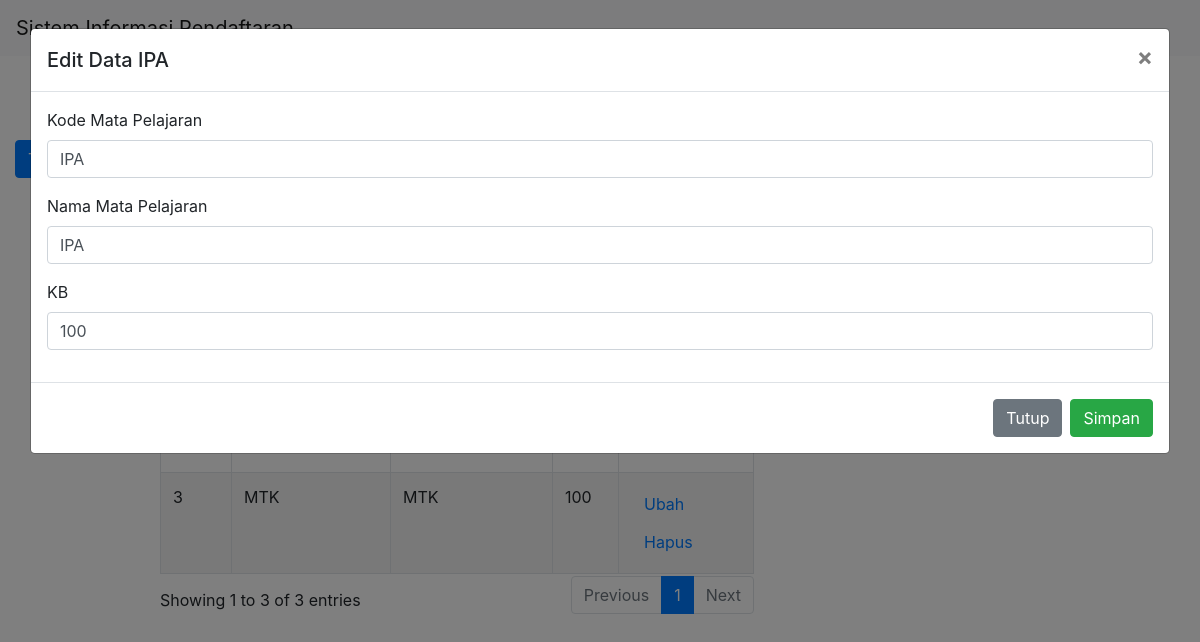
The page /formpendaftaran/?noPendaftaran=IPA on the database its author committed.
### tables this page shows
CREATE TABLE `mata_pelajaran` (
  `kode_matpel` varchar(10) NOT NULL,
  `nama_matpel` varchar(30) DEFAULT NULL,
  `kb` int(11) DEFAULT NULL
);

### application/controllers/FormPendaftaran.php (called while the page is built, shortened)
<?php
class FormPendaftaran extends CI_Controller{
	function __construct(){
		$this->load->model('MFormPendaftaran');
		$this->load->helper('url');
	}
	function index(){
		$data['data'] = $this->MFormPendaftaran->getAll()->result();
		$this->load->view('header');
		$this->load->view('matpel_home', $data);
		$this->load->view('footer');
	}
}

### index.php (called while the page is built, shortened)
<?php
require_once BASEPATH.'core/CodeIgniter.php';

### application/models/MFormPendaftaran.php (called while the page is built, shortened)
<?php
class MFormPendaftaran extends CI_Model{
	function getAll(){
		return $this->db->get('mata_pelajaran');
	}
	public function getSearch($key){
		$this->db->select('*');
		$this->db->from('mata_pelajaran');
		$this->db->where('kode_matpel', $key);
		return $this->db->get()->result();
	}
}

### application/views/matpel_home.php (the view, shortened to what this page needs)
<div class="container-fluid">
	<form target="_blank" method="GET" action="<?php echo base_url(). 'formpendaftaran/report'; ?>">
		<div class="row" style="margin-top: 10px">
			<div class="col-2" style="margin: 0; max-width: 160px;">
				<button type="button" class="btn btn-primary" data-toggle="modal" data-target="#exampleModal">Tambah Data</button>
		</div>
	</form>
	<div class="row" style="margin-top: 10px">
		<div class="col-sm">
			<table id="example" class="table table-striped table-bordered" style="width:100%; margin-top: 10px">
		        <thead>
		            <tr>
						<th>No. </th>
		                <th>Kode Mata Pelajaran</th>
		                <th>Nama Mata Pelajaran</th>
		                <th>KB</th>
		            </tr>
		        </thead>
		        <tbody>
		        	<?php
						$no = 1;
						foreach($data as $u){
					?>
			            <tr>
			                <td><?=$no++?></td>
			                <td><?=$u->kode_matpel?></td>
			                <td><?=$u->nama_matpel?></td>
			                <td><?=$u->kb?></td>
			                <td>
			                	<a href="<?php echo base_url(). 'formpendaftaran/?noPendaftaran='.$u->kode_matpel; ?>" class="btn btn-link">Ubah</a>
			                	<button onclick="confirmDelete('<?=$u->kode_matpel?>')" class="btn btn-link" data-toggle="modal" data-target="#staticBackdrop">Hapus</button>
			                </td>
			            </tr>
		            <?php
						}
					?>
		        </tbody>
		    </table>
		</div>
	</div>
	<?php
		$titleModal = "Tambah Data";
		if($this->input->get('noPendaftaran') != ""){
			$titleModal = "Edit Data ".$this->input->get('noPendaftaran');
			$data = $this->MFormPendaftaran->getSearch($this->input->get('noPendaftaran'));
		}else{
			$data[0]->kode_matpel = "";
			$data[0]->nama_matpel = "";
			$data[0]->kb = "";
		}
	?>
	<form action="<?php echo base_url(). 'formpendaftaran/save'; ?>" method="post">
		<div class="modal fade" id="exampleModal" tabindex="-1" aria-labelledby="exampleModalLabel" aria-hidden="true">
		  <div class="modal-dialog modal-dialog-scrollable modal-xl">
		    <div class="modal-content">
		      <div class="modal-header">
		        <h5 class="modal-title" id="exampleModalLabel"><?=$titleModal?></h5>
		        <button type="button" class="close" data-dismiss="modal" aria-label="Close">
		          <span aria-hidden="true">&times;</span>
		        </button>
		      </div>
		      <div class="modal-body">
		      		<div class="row">
		      			<div class="col-sm">
			      			<div class="form-group">
							    <label for="kode_matpel">Kode Mata Pelajaran</label>
							    <input type="text" class="form-control" id="kode_matpel" name="kode_matpel" value="<?=$data[0]->kode_matpel?>">
							</div>
							<div class="form-group">
							    <label for="nama_matpel">Nama Mata Pelajaran</label>
							    <input type="text" class="form-control" id="nama_matpel" name="nama_matpel" value="<?=$data[0]->nama_matpel?>">
							</div>
							<div class="form-group">
							    <label for="kb">KB</label>
							    <input type="text" class="form-control" id="kb" name="kb" value="<?=$data[0]->kb?>">
							</div>
		      			</div>
		      		</div>
			  </div>
		      <div class="modal-footer">
		        <button type="button" class="btn btn-secondary" data-dismiss="modal">Tutup</button>
		        <button type="submit" class="btn btn-success">Simpan</button>
		      </div>
		    </div>
		  </div>
		</div>
	</form>
</div>

### rows shown on the page
mata_pelajaran: kode_matpel "MTK", nama_matpel "MTK", kb "100"
mata_pelajaran: kode_matpel "IPA", nama_matpel "IPA", kb "100"

### other values the page prints
$titleModal "Edit Data IPA"
